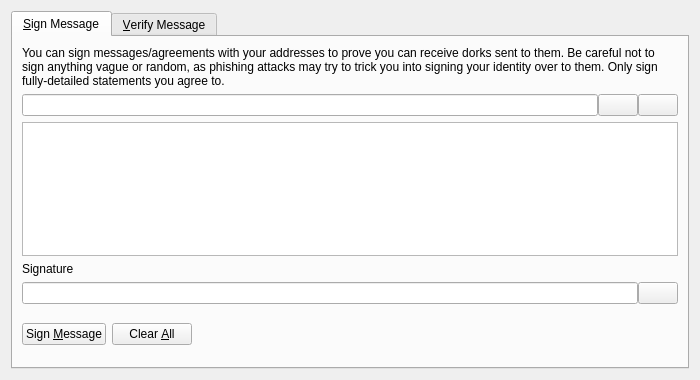
<?xml version="1.0" encoding="UTF-8"?>
<ui version="4.0">
 <class>SignVerifyMessageDialog</class>
 <widget class="QDialog" name="SignVerifyMessageDialog">
  <property name="geometry">
   <rect>
    <x>0</x>
    <y>0</y>
    <width>700</width>
    <height>380</height>
   </rect>
  </property>
  <property name="windowTitle">
   <string>Signatures - Sign / Verify a Message</string>
  </property>
  <property name="modal">
   <bool>true</bool>
  </property>
  <layout class="QVBoxLayout" name="verticalLayout">
   <item>
    <widget class="QTabWidget" name="tabWidget">
     <property name="currentIndex">
      <number>0</number>
     </property>
     <widget class="QWidget" name="tabSignMessage">
      <attribute name="title">
       <string>&amp;Sign Message</string>
      </attribute>
      <layout class="QVBoxLayout" name="verticalLayout_SM">
       <item>
        <widget class="QLabel" name="infoLabel_SM">
         <property name="text">
          <string>You can sign messages/agreements with your addresses to prove you can receive dorks sent to them. Be careful not to sign anything vague or random, as phishing attacks may try to trick you into signing your identity over to them. Only sign fully-detailed statements you agree to.</string>
         </property>
         <property name="textFormat">
          <enum>Qt::PlainText</enum>
         </property>
         <property name="wordWrap">
          <bool>true</bool>
         </property>
        </widget>
       </item>
       <item>
        <layout class="QHBoxLayout" name="horizontalLayout_1_SM">
         <property name="spacing">
          <number>0</number>
         </property>
         <item>
          <widget class="QValidatedLineEdit" name="addressIn_SM">
           <property name="toolTip">
            <string>The Dork address to sign the message with</string>
           </property>
          </widget>
         </item>
         <item>
          <widget class="QPushButton" name="addressBookButton_SM">
           <property name="toolTip">
            <string>Choose previously used address</string>
           </property>
           <property name="text">
            <string/>
           </property>
           <property name="icon">
            <iconset resource="../bitcoin.qrc">
             <normaloff>:/icons/address-book</normaloff>:/icons/address-book</iconset>
           </property>
           <property name="shortcut">
            <string>Alt+A</string>
           </property>
           <property name="autoDefault">
            <bool>false</bool>
           </property>
          </widget>
         </item>
         <item>
          <widget class="QPushButton" name="pasteButton_SM">
           <property name="toolTip">
            <string>Paste address from clipboard</string>
           </property>
           <property name="text">
            <string/>
           </property>
           <property name="icon">
            <iconset resource="../bitcoin.qrc">
             <normaloff>:/icons/editpaste</normaloff>:/icons/editpaste</iconset>
           </property>
           <property name="shortcut">
            <string>Alt+P</string>
           </property>
           <property name="autoDefault">
            <bool>false</bool>
           </property>
          </widget>
         </item>
        </layout>
       </item>
       <item>
        <widget class="QPlainTextEdit" name="messageIn_SM">
         <property name="toolTip">
          <string>Enter the message you want to sign here</string>
         </property>
        </widget>
       </item>
       <item>
        <widget class="QLabel" name="signatureLabel_SM">
         <property name="text">
          <string>Signature</string>
         </property>
         <property name="textFormat">
          <enum>Qt::PlainText</enum>
         </property>
        </widget>
       </item>
       <item>
        <layout class="QHBoxLayout" name="horizontalLayout_2_SM">
         <property name="spacing">
          <number>0</number>
         </property>
         <item>
          <widget class="QLineEdit" name="signatureOut_SM">
           <property name="font">
            <font>
             <italic>true</italic>
            </font>
           </property>
           <property name="readOnly">
            <bool>true</bool>
           </property>
          </widget>
         </item>
         <item>
          <widget class="QPushButton" name="copySignatureButton_SM">
           <property name="toolTip">
            <string>Copy the current signature to the system clipboard</string>
           </property>
           <property name="text">
            <string/>
           </property>
           <property name="icon">
            <iconset resource="../bitcoin.qrc">
             <normaloff>:/icons/editcopy</normaloff>:/icons/editcopy</iconset>
           </property>
           <property name="autoDefault">
            <bool>false</bool>
           </property>
          </widget>
         </item>
        </layout>
       </item>
       <item>
        <layout class="QHBoxLayout" name="horizontalLayout_3_SM">
         <item>
          <widget class="QPushButton" name="signMessageButton_SM">
           <property name="toolTip">
            <string>Sign the message to prove you own this Dork address</string>
           </property>
           <property name="text">
            <string>Sign &amp;Message</string>
           </property>
           <property name="icon">
            <iconset resource="../bitcoin.qrc">
             <normaloff>:/icons/edit</normaloff>:/icons/edit</iconset>
           </property>
           <property name="autoDefault">
            <bool>false</bool>
           </property>
          </widget>
         </item>
         <item>
          <widget class="QPushButton" name="clearButton_SM">
           <property name="toolTip">
            <string>Reset all sign message fields</string>
           </property>
           <property name="text">
            <string>Clear &amp;All</string>
           </property>
           <property name="icon">
            <iconset resource="../bitcoin.qrc">
             <normaloff>:/icons/remove</normaloff>:/icons/remove</iconset>
           </property>
           <property name="autoDefault">
            <bool>false</bool>
           </property>
          </widget>
         </item>
         <item>
          <spacer name="horizontalSpacer_1_SM">
           <property name="orientation">
            <enum>Qt::Horizontal</enum>
           </property>
           <property name="sizeHint" stdset="0">
            <size>
             <width>40</width>
             <height>48</height>
            </size>
           </property>
          </spacer>
         </item>
         <item>
          <widget class="QLabel" name="statusLabel_SM">
           <property name="font">
            <font>
             <weight>75</weight>
             <bold>true</bold>
            </font>
           </property>
           <property name="text">
            <string/>
           </property>
           <property name="wordWrap">
            <bool>true</bool>
           </property>
          </widget>
         </item>
         <item>
          <spacer name="horizontalSpacer_2_SM">
           <property name="orientation">
            <enum>Qt::Horizontal</enum>
           </property>
           <property name="sizeHint" stdset="0">
            <size>
             <width>40</width>
             <height>48</height>
            </size>
           </property>
          </spacer>
         </item>
        </layout>
       </item>
      </layout>
     </widget>
     <widget class="QWidget" name="tabVerifyMessage">
      <attribute name="title">
       <string>&amp;Verify Message</string>
      </attribute>
      <layout class="QVBoxLayout" name="verticalLayout_VM">
       <item>
        <widget class="QLabel" name="infoLabel_VM">
         <property name="text">
          <string>Enter the receiver's address, message (ensure you copy line breaks, spaces, tabs, etc. exactly) and signature below to verify the message. Be careful not to read more into the signature than what is in the signed message itself, to avoid being tricked by a man-in-the-middle attack. Note that this only proves the signing party receives with the address, it cannot prove sendership of any transaction!</string>
         </property>
         <property name="textFormat">
          <enum>Qt::PlainText</enum>
         </property>
         <property name="alignment">
          <set>Qt::AlignLeading|Qt::AlignLeft|Qt::AlignTop</set>
         </property>
         <property name="wordWrap">
          <bool>true</bool>
         </property>
        </widget>
       </item>
       <item>
        <layout class="QHBoxLayout" name="horizontalLayout_1_VM">
         <property name="spacing">
          <number>0</number>
         </property>
         <item>
          <widget class="QValidatedLineEdit" name="addressIn_VM">
           <property name="toolTip">
            <string>The Dork address the message was signed with</string>
           </property>
          </widget>
         </item>
         <item>
          <widget class="QPushButton" name="addressBookButton_VM">
           <property name="toolTip">
            <string>Choose previously used address</string>
           </property>
           <property name="text">
            <string/>
           </property>
           <property name="icon">
            <iconset resource="../bitcoin.qrc">
             <normaloff>:/icons/address-book</normaloff>:/icons/address-book</iconset>
           </property>
           <property name="shortcut">
            <string>Alt+A</string>
           </property>
           <property name="autoDefault">
            <bool>false</bool>
           </property>
          </widget>
         </item>
        </layout>
       </item>
       <item>
        <widget class="QPlainTextEdit" name="messageIn_VM"/>
       </item>
       <item>
        <widget class="QValidatedLineEdit" name="signatureIn_VM"/>
       </item>
       <item>
        <layout class="QHBoxLayout" name="horizontalLayout_2_VM">
         <item>
          <widget class="QPushButton" name="verifyMessageButton_VM">
           <property name="toolTip">
            <string>Verify the message to ensure it was signed with the specified Dork address</string>
           </property>
           <property name="text">
            <string>Verify &amp;Message</string>
           </property>
           <property name="icon">
            <iconset resource="../bitcoin.qrc">
             <normaloff>:/icons/transaction_0</normaloff>:/icons/transaction_0</iconset>
           </property>
           <property name="autoDefault">
            <bool>false</bool>
           </property>
          </widget>
         </item>
         <item>
          <widget class="QPushButton" name="clearButton_VM">
           <property name="toolTip">
            <string>Reset all verify message fields</string>
           </property>
           <property name="text">
            <string>Clear &amp;All</string>
           </property>
           <property name="icon">
            <iconset resource="../bitcoin.qrc">
             <normaloff>:/icons/remove</normaloff>:/icons/remove</iconset>
           </property>
           <property name="autoDefault">
            <bool>false</bool>
           </property>
          </widget>
         </item>
         <item>
          <spacer name="horizontalSpacer_1_VM">
           <property name="orientation">
            <enum>Qt::Horizontal</enum>
           </property>
           <property name="sizeHint" stdset="0">
            <size>
             <width>40</width>
             <height>48</height>
            </size>
           </property>
          </spacer>
         </item>
         <item>
          <widget class="QLabel" name="statusLabel_VM">
           <property name="font">
            <font>
             <weight>75</weight>
             <bold>true</bold>
            </font>
           </property>
           <property name="text">
            <string/>
           </property>
           <property name="wordWrap">
            <bool>true</bool>
           </property>
          </widget>
         </item>
         <item>
          <spacer name="horizontalSpacer_2_VM">
           <property name="orientation">
            <enum>Qt::Horizontal</enum>
           </property>
           <property name="sizeHint" stdset="0">
            <size>
             <width>40</width>
             <height>48</height>
            </size>
           </property>
          </spacer>
         </item>
        </layout>
       </item>
      </layout>
     </widget>
    </widget>
   </item>
  </layout>
 </widget>
 <customwidgets>
  <customwidget>
   <class>QValidatedLineEdit</class>
   <extends>QLineEdit</extends>
   <header>qvalidatedlineedit.h</header>
  </customwidget>
 </customwidgets>
 <resources>
  <include location="../bitcoin.qrc"/>
 </resources>
 <connections/>
</ui>
